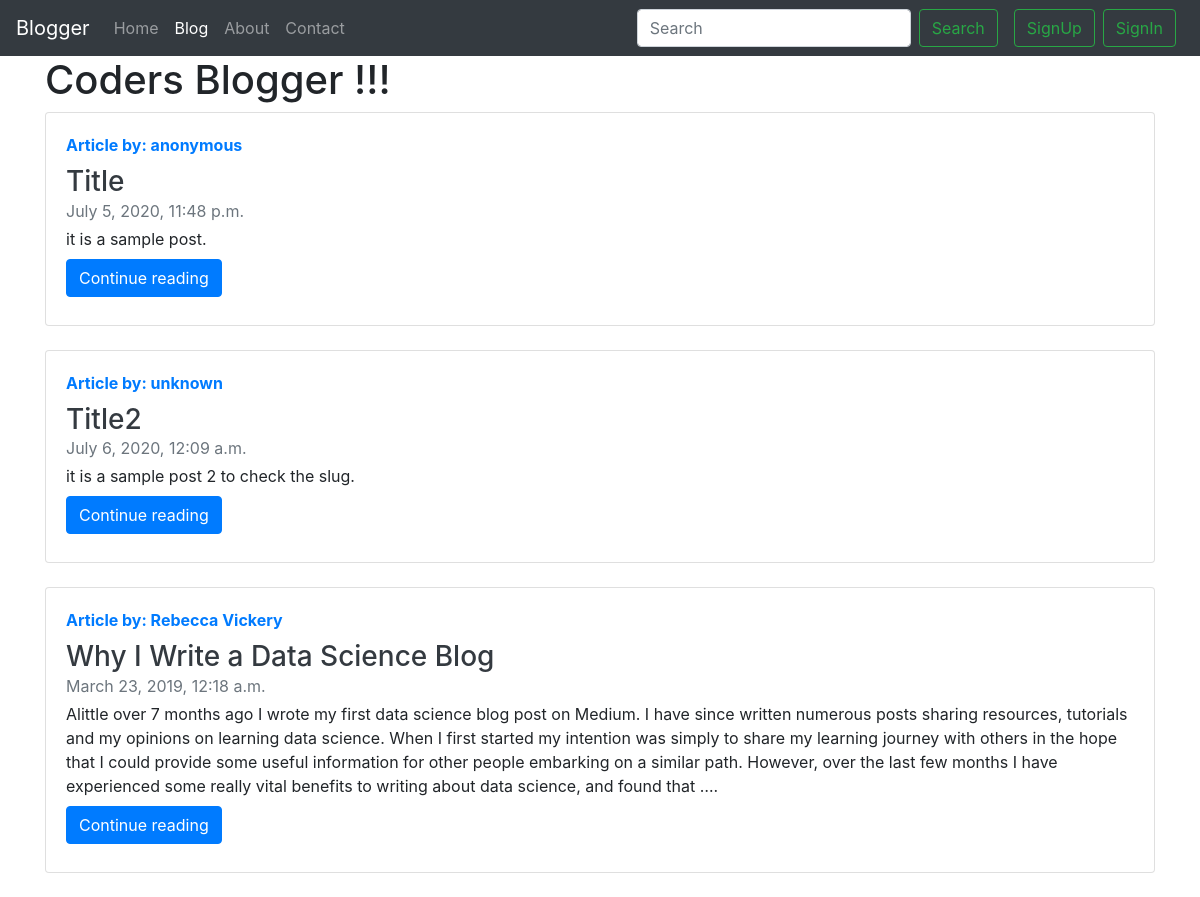
The page /blog/ on the database as committed earlier.
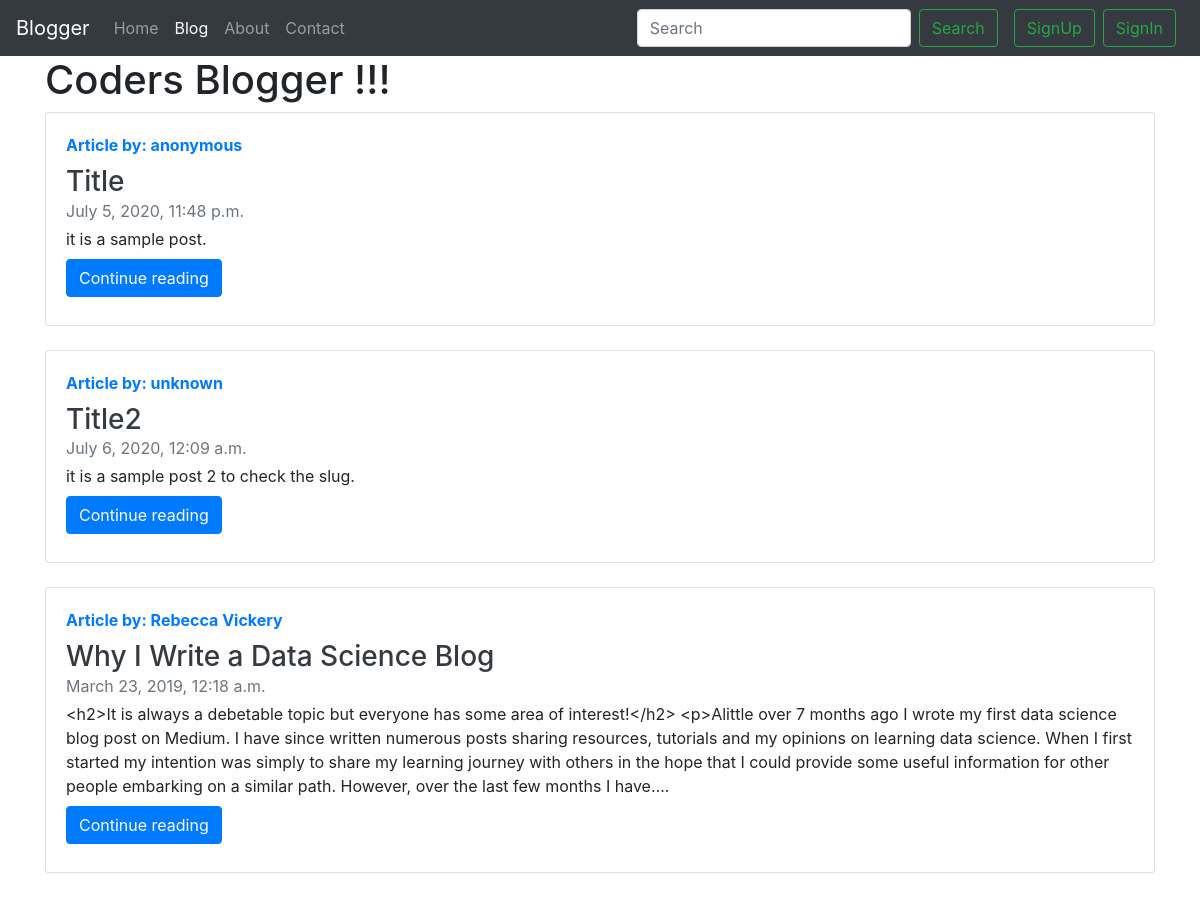
The same page on the database as committed later.
### blog/models.py (models this page shows)
class Post(models.Model):
    sno = models.AutoField(primary_key=True)
    title = models.CharField(max_length=250)
    content = models.TextField()
    author = models.CharField(max_length=20)
    slug = models.CharField(max_length=130, default='Anonymous')
    timeStamp = models.DateTimeField(blank=True)
    def __str__(self):
        return 'by: '+self.author

### blog/views.py (the view)
# urls.py: path('', views.blogHome, name="blogHome"),
def blogHome(request):
    allPosts = Post.objects.all()
    print(allPosts)
    context = {'allPosts': allPosts}
    return render(request, 'blog/blogHome.html', context)

### templates/blog/blogHome.html (shortened to what this page needs)
{% extends 'base.html'%}
{% block blogactive %}
active
{% endblock blogactive %}
{% block body %}
<div class="container">
    <div class="row">
        <div class="col">
            <h1>Coders Blogger
                !!!</h1>
        </div>
    </div>
    {% for post in allPosts %}
    <div class="row">
        <div class="col">
            <div class="card flex-md-row mb-4 box-shadow h-md-250">
                <div class="card-body d-flex flex-column align-items-start">
                    <strong class="d-inline-block mb-2 text-primary">Article by: {{post.author}}</strong>
                    <h3 class="mb-0">
                        <a class="text-dark" href="/blog/{{post.slug}}">{{post.title}}</a>
                    </h3>
                    <div class="mb-1 text-muted">{{post.timeStamp}}</div>
                    <p class="card-text mb-auto">{{post.content|truncatechars:500}}.</p>
                    <div class="my-2">
                        <a href="/blog/{{post.slug}}" role="button" class="btn btn-primary">Continue reading</a>
                    </div>
                </div>
            </div>
        </div>
    </div>
    {% endfor %}
</div>
{% endblock body %}

Rows that differ between the two databases and show on the page:
changed Post "Why I Write a Data Science Blog": content "Alittle over 7 months ago I wrote my first data science blog post on Medium. I have since written numerous posts sharing resources, tutorials and my opinions on learning data science. When I first started my intention was simply to share my learning journey with others in the hope that I could provide some useful information for other people embarking on a similar path. However, over the last few months I have experienced some really vital benefits to writing about data science, and found that …" → "<h2>It is always a debetable topic but everyone has some area of interest!</h2> <p>Alittle over 7 months ago I wrote my first data science blog post on Medium. I have since written numerous posts sharing resources, tutorials and my opinions on learning data science. When I first started my intention was simply to share my learning journey with others in the hope that I could provide some useful information for other people embarking on a similar path. However, over the last few months I have…"
